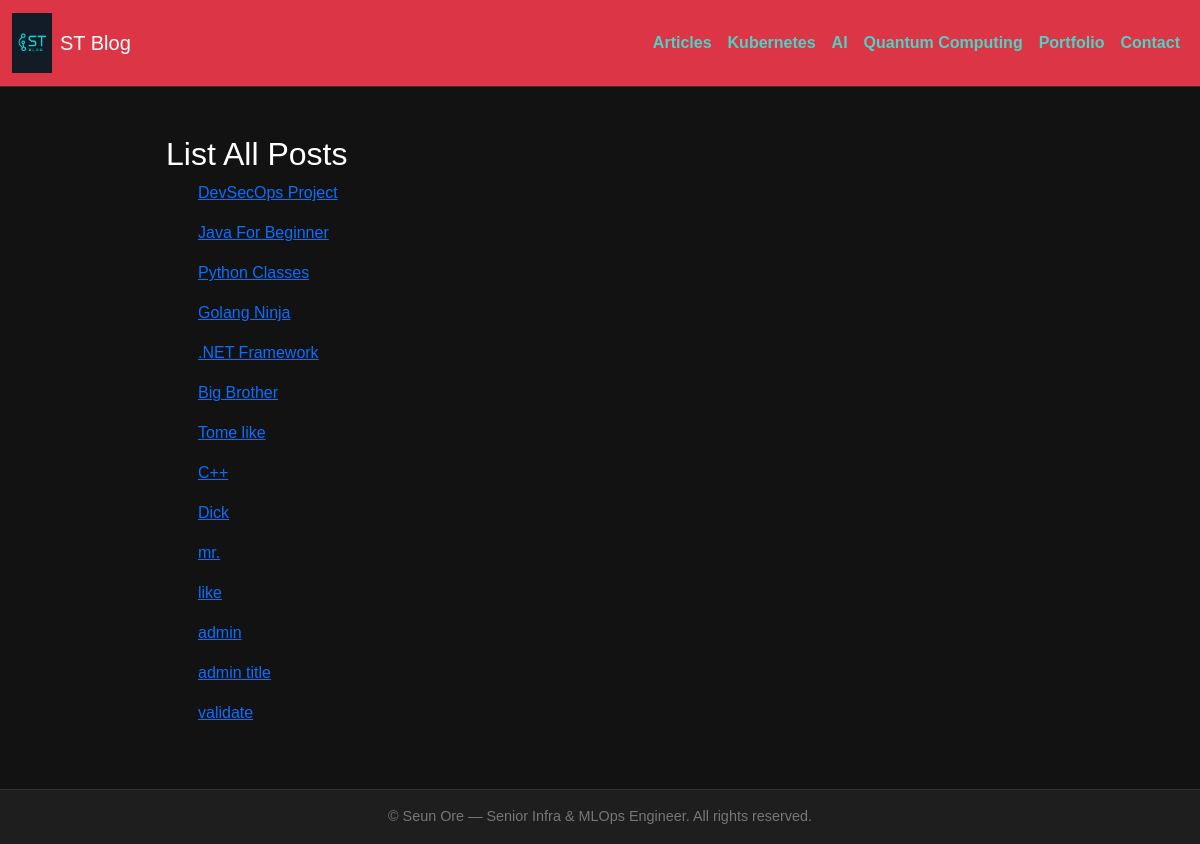
Before: /all_posts/ with the older database file.
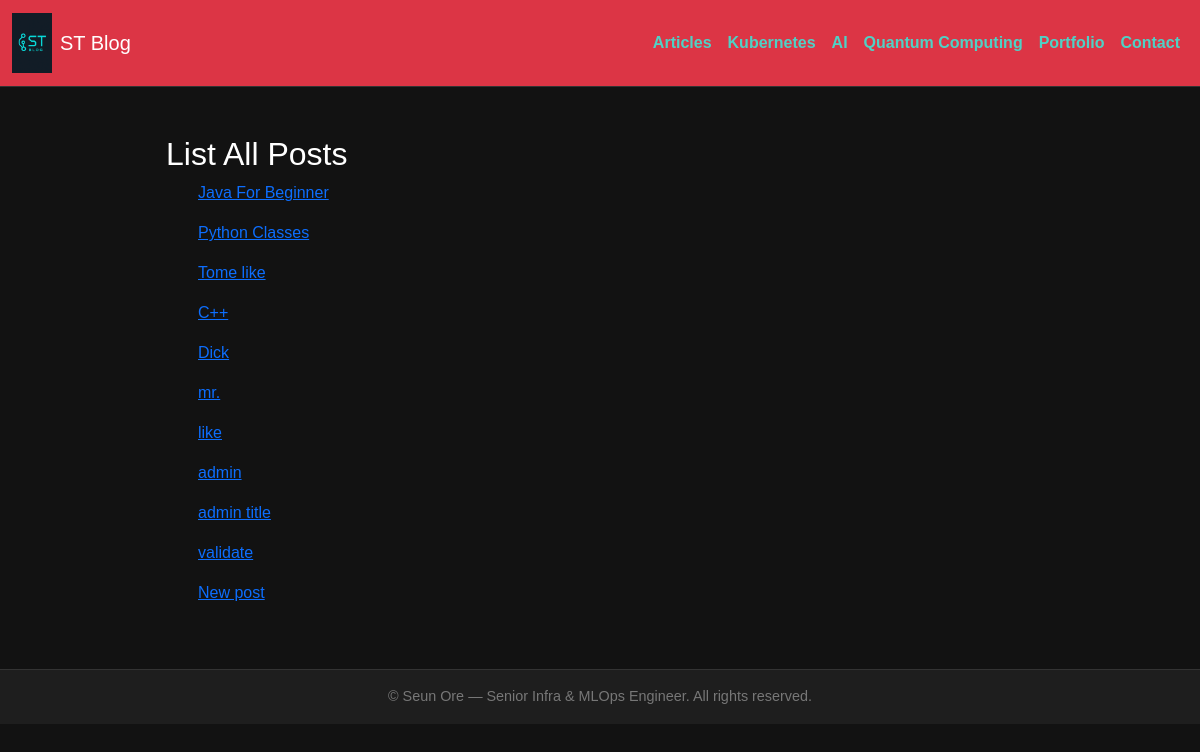
After: the same page with the newer database file.
### api/models.py (models this page shows)
class Api(models.Model):
    title = models.CharField(max_length=100)
    contents = models.TextField(max_length=500)
    price = models.DecimalField(max_digits=10, decimal_places=2, default=0.00)
    date_created = models.DateTimeField(auto_now_add=True)
    author = models.CharField(max_length=50, default='Anonymous')
    description = models.TextField(blank=True, null=True)

### api/views.py (the view)
# urls.py: path('all_posts/', list_all_posts, name='list_all_posts'),
def list_all_posts(request):
    posts = Api.objects.all()
    return render(request, 'list_posts.html', {'posts': posts})

### api/templates/list_posts.html
{% extends "base-page.html" %}
{% block content %}
<h2>List All Posts</h2>
<ul>
    {% for post in posts %}
        <p>
        <a href="{% url 'post_details' post.id %}">{{ post.title }}</a>
    </p>
    {% endfor %}
</ul>
{% endblock %}

Changed rows visible on the page:
removed Api: title "DevSecOps Project"
removed Api: title "Golang Ninja"
removed Api: title ".NET Framework"
removed Api: title "Big Brother"
added Api: title "New post"
